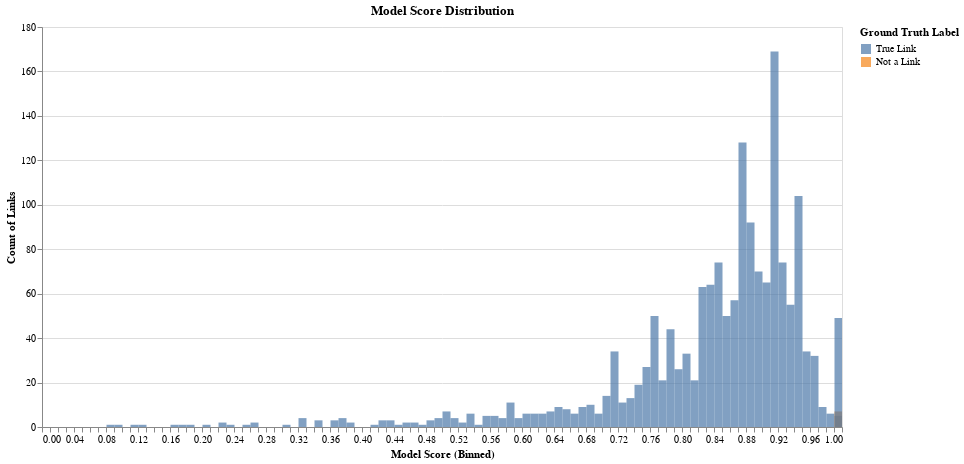

Source (notebook cell):
### Code cell
tutorial.plot_model_score_distribution(df_predictions)

### Figure 1 — Vega-Lite specification as saved in the notebook (floating-point values rounded to 4 significant figures)
{"config": {"view": {"continuousWidth": 400, "continuousHeight": 300}}, "data": {"name": "data-7abb309c260c989abe345c8f79d0367e"}, "mark": {"type": "bar", "binSpacing": 0, "opacity": 0.7}, "encoding": {"color": {"type": "nominal", "field": "ground_truth", "legend": {"title": "Ground Truth Label"}, "scale": {"domain": ["True Link", "Not a Link"], "scheme": "tableau10"}}, "opacity": {"condition": {"value": 0.7, "selection": "selector005"}, "value": 0.2}, "tooltip": [{"type": "quantitative", "field": "model_score", "title": "Model Score"}, {"type": "nominal", "field": "ground_truth", "title": "Ground Truth"}, {"type": "quantitative", "field": "count", "title": "Count of Links"}], "x": {"type": "quantitative", "axis": {"tickCount": 5, "title": "Model Score (Binned)"}, "bin": {"extent": [0, 1], "step": 0.01}, "field": "model_score"}, "y": {"type": "quantitative", "axis": {"title": "Count of Links"}, "field": "count", "stack": null}}, "height": 400, "selection": {"selector005": {"type": "multi", "fields": ["ground_truth"], "bind": "legend"}, "selector006": {"type": "interval", "bind": "scales", "encodings": ["x", "y"]}}, "title": "Model Score Distribution", "width": 800, "$schema": "https://vega.github.io/schema/vega-lite/v4.8.1.json", "datasets": {"data-7abb309c260c989abe345c8f79d0367e": [{"model_score": 0.08, "ground_truth": "True Link", "count": 1}, {"model_score": 0.09, "ground_truth": "True Link", "count": 1}, {"model_score": 0.11, "ground_truth": "True Link", "count": 1}, {"model_score": 0.12, "ground_truth": "True Link", "count": 1}, {"model_score": 0.16, "ground_truth": "True Link", "count": 1}, {"model_score": 0.17, "ground_truth": "True Link", "count": 1}, {"model_score": 0.18, "ground_truth": "True Link", "count": 1}, {"model_score": 0.2, "ground_truth": "True Link", "count": 1}, {"model_score": 0.22, "ground_truth": "True Link", "count": 2}, {"model_score": 0.23, "ground_truth": "True Link", "count": 1}, {"model_score": 0.25, "ground_truth": "True Link", "count": 1}, {"model_score": 0.26, "ground_truth": "True Link", "count": 2}, {"model_score": 0.3, "ground_truth": "True Link", "count": 1}, {"model_score": 0.32, "ground_truth": "True Link", "count": 4}, {"model_score": 0.34, "ground_truth": "True Link", "count": 3}, {"model_score": 0.36, "ground_truth": "True Link", "count": 3}, {"model_score": 0.37, "ground_truth": "True Link", "count": 4}, {"model_score": 0.38, "ground_truth": "True Link", "count": 2}, {"model_score": 0.41, "ground_truth": "True Link", "count": 1}, {"model_score": 0.42, "ground_truth": "True Link", "count": 3}, {"model_score": 0.43, "ground_truth": "True Link", "count": 3}, {"model_score": 0.44, "ground_truth": "True Link", "count": 1}, {"model_score": 0.45, "ground_truth": "True Link", "count": 2}, {"model_score": 0.46, "ground_truth": "True Link", "count": 2}, {"model_score": 0.47, "ground_truth": "True Link", "count": 1}, {"model_score": 0.48, "ground_truth": "True Link", "count": 3}, {"model_score": 0.49, "ground_truth": "True Link", "count": 4}, {"model_score": 0.5, "ground_truth": "True Link", "count": 7}, {"model_score": 0.51, "ground_truth": "True Link", "count": 4}, {"model_score": 0.52, "ground_truth": "True Link", "count": 2}, {"model_score": 0.53, "ground_truth": "True Link", "count": 6}, {"model_score": 0.54, "ground_truth": "True Link", "count": 1}, {"model_score": 0.55, "ground_truth": "True Link", "count": 5}, {"model_score": 0.56, "ground_truth": "True Link", "count": 5}, {"model_score": 0.57, "ground_truth": "True Link", "count": 4}, {"model_score": 0.58, "ground_truth": "True Link", "count": 11}, {"model_score": 0.59, "ground_truth": "True Link", "count": 4}, {"model_score": 0.6, "ground_truth": "True Link", "count": 6}, {"model_score": 0.61, "ground_truth": "True Link", "count": 6}, {"model_score": 0.62, "ground_truth": "True Link", "count": 6}, {"model_score": 0.63, "ground_truth": "True Link", "count": 7}, {"model_score": 0.64, "ground_truth": "True Link", "count": 9}, {"model_score": 0.65, "ground_truth": "True Link", "count": 8}, {"model_score": 0.66, "ground_truth": "True Link", "count": 6}, {"model_score": 0.67, "ground_truth": "True Link", "count": 9}, {"model_score": 0.68, "ground_truth": "True Link", "count": 10}, {"model_score": 0.69, "ground_truth": "True Link", "count": 6}, {"model_score": 0.7, "ground_truth": "True Link", "count": 14}, {"model_score": 0.71, "ground_truth": "True Link", "count": 34}, {"model_score": 0.72, "ground_truth": "True Link", "count": 11}, {"model_score": 0.73, "ground_truth": "True Link", "count": 13}, {"model_score": 0.74, "ground_truth": "True Link", "count": 19}, {"model_score": 0.75, "ground_truth": "True Link", "count": 27}, {"model_score": 0.76, "ground_truth": "True Link", "count": 50}, {"model_score": 0.77, "ground_truth": "True Link", "count": 21}, {"model_score": 0.78, "ground_truth": "True Link", "count": 44}, {"model_score": 0.79, "ground_truth": "True Link", "count": 26}, {"model_score": 0.8, "ground_truth": "True Link", "count": 33}, {"model_score": 0.81, "ground_truth": "True Link", "count": 21}, {"model_score": 0.82, "ground_truth": "True Link", "count": 63}, {"model_score": 0.83, "ground_truth": "True Link", "count": 64}, {"model_score": 0.84, "ground_truth": "True Link", "count": 74}, {"model_score": 0.85, "ground_truth": "True Link", "count": 50}, {"model_score": 0.86, "ground_truth": "True Link", "count": 57}, {"model_score": 0.87, "ground_truth": "True Link", "count": 128}, {"model_score": 0.88, "ground_truth": "True Link", "count": 92}, {"model_score": 0.89, "ground_truth": "True Link", "count": 70}, {"model_score": 0.9, "ground_truth": "True Link", "count": 65}, {"model_score": 0.91, "ground_truth": "True Link", "count": 169}, {"model_score": 0.92, "ground_truth": "True Link", "count": 74}, {"model_score": 0.93, "ground_truth": "True Link", "count": 55}, {"model_score": 0.94, "ground_truth": "True Link", "count": 104}, {"model_score": 0.95, "ground_truth": "True Link", "count": 34}, {"model_score": 0.96, "ground_truth": "True Link", "count": 32}, {"model_score": 0.97, "ground_truth": "True Link", "count": 9}, {"model_score": 0.98, "ground_truth": "True Link", "count": 6}, {"model_score": 0.99, "ground_truth": "True Link", "count": 5}, {"model_score": 1.0, "ground_truth": "Not a Link", "count": 7}, {"model_score": 1.0, "ground_truth": "True Link", "count": 49}]}}
